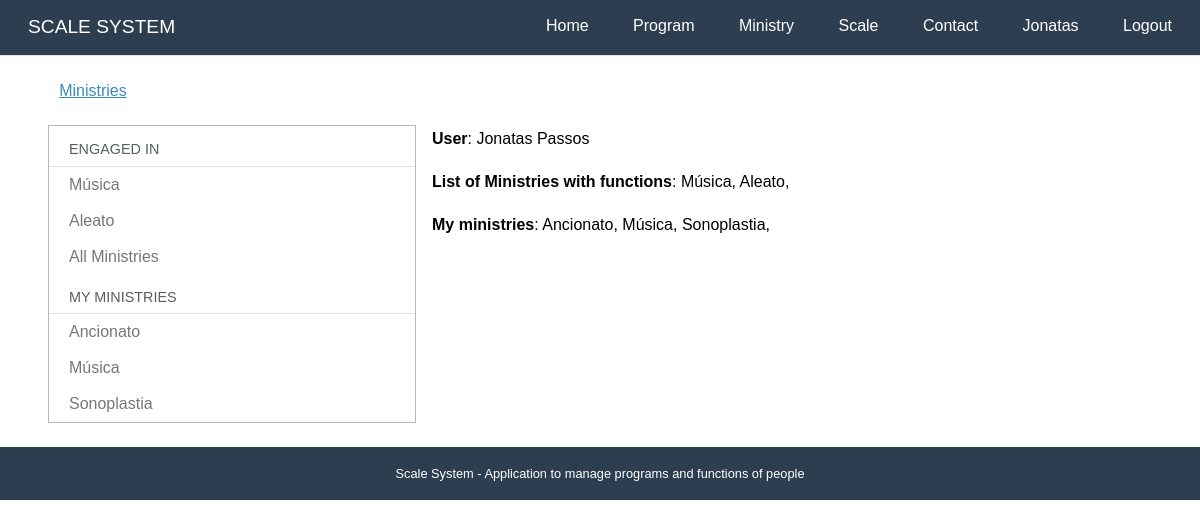
/ministries/ (signed in), run on the app's committed database.
### accounts/models.py (models this page shows, shortened)
class User(AbstractBaseUser, PermissionsMixin):
    username = models.CharField(_('User Name'), max_length=30, unique=True,
        validators = [validators.RegexValidator(re.compile('^[\w.@+-]+$'),
            'O nome de usuário não pode conter letras, digitos ou os seguintes caracteres: @/./+/-/+')])
    email = models.EmailField(_('E-mail'), unique=True)
    name = models.CharField(_('Name'), max_length=100, blank=True)
    is_active = models.BooleanField(_('Is Active?'), blank=True, default=True)
    is_staff = models.BooleanField(_('Is Staff?'), blank=True, default=False)
    date_joined = models.DateTimeField(_('Entry date'), auto_now_add = True)
    first_access = models.BooleanField(_('Already logged in?'), blank=True, default=False)
    objects = UserManager()
    USERNAME_FIELD  = 'username'
    REQUIRED_FIELDS = ['email']
    def __str__(self):
        return self.name or self.username
    def get_full_name(self):
        return str(self)
    def get_first_name(self):
        return self.get_full_name().split()[0]
    class Meta:
        verbose_name= 'Usuário'
        verbose_name_plural = 'Usuários'
        ordering = ['username']

### ministries/models.py (models this page shows, shortened)
class Ministry (models.Model):
    name = models.CharField(_("Name"), max_length=50)
    slug = models.SlugField(_("Slug"))
    code = models.SlugField(_("Code"), blank=True) # sistema da tesouraria
    created_at = models.DateTimeField(_("Created at"), auto_now_add=True)
    updated_at = models.DateTimeField(_('Updated at'), auto_now=True)
    leader = models.ManyToManyField("accounts.User",blank=True, verbose_name=_("Leadership"))
    objects = MinistryManager()
    def __str__(self):
        return self.name
    class Meta:
        verbose_name = _("Ministry")
        verbose_name_plural = _("Ministries")
        ordering = ['name']

### ministries/views.py (the view)
# urls.py: path('', views.dashboard,  name='dashboard'),
@login_required
def dashboard(request):
    template_name = 'ministries/dashboard.html'
    context = {}
    context['my_engaged'] = utils.my_engaged(request.user)
    context['my_ministries'] = utils.my_ministries(request.user)
    return render(request, template_name, context)

### core/templatetags/call_method.py (called while the page is built)
@register.filter(name='has_group')
def has_group(user, group_name):
    return user.groups.filter(name=group_name).exists()

@register.filter(name='has_ministry')
def has_ministry(user):
    if my_engaged(user) or my_ministries(user):
        return True
    return False

### ministries/utils.py (called while the page is built)
def my_engaged(user):
    def m(x):
        return [x.ministry]
    def r(x,a):
        if x[0] and x[0] not in a:
            a.append(x[0])
        return a
    functions = list(Function.objects.filter(people = user))
    prog = ProgramTime.objects.filter(person = user)
    for pg in prog:
        functions.append(pg.function)
    if functions:
        return reduce(r,map(m,functions))
    else:
        return []

def my_ministries(user):
     return Ministry.objects.filter(leader=user)

### ministries/templates/ministries/dashboard.html (shortened to what this page needs)
{% extends "base.html" %}
{% load i18n %}
{% block content %}
<div class="pure-g-r content-ribbon">
    <div class="pure-u-1">
        <ul class="breadcrumb">
            {% block breadcrumb %}
            <li><a href="{% url 'ministries:dashboard' %}">{% translate "Ministries" %}</a></li>
            {% endblock %}
        </ul>
    </div>
    <div class="pure-u-1-3">
        <div class="pure-menu pure-menu-open">
            <a class="pure-menu-heading">{% translate "Engaged in" %}</a>
            <ul>
                {% if my_engaged %}
                {% for min in my_engaged %}
                <li><a href="{% url 'ministries:description' min.slug %}">{{min}}</a></li>
                {% endfor %}
                {% else %}
                {% translate "You are engaged in no Ministries" %}
                {% endif %}
                <li><a href="{% url 'ministries:all'%}">{% translate "All Ministries" %}</a></li>
                {% if my_ministries %}
                <li class="pure-menu-heading">{% translate "My ministries" %}</li>
                {% for min in my_ministries %}
                <li><a href="{% url 'ministries:description' min.slug %}">{{min}}</a></li>
                {% endfor %}
                {% endif %}
            </ul>
        </div>
    </div>
    <div class="pure-u-2-3">
        <div class="inner">
            {% block dashboard_content %}
            <p><strong>{% translate "User" %}</strong>: {{ user }}</p>
            {% if my_engaged %}
            <p><strong>{% translate 'List of Ministries with functions' %}</strong>:
                {% for min in my_engaged %}
                {{min}},
                {% endfor %}
            </p>
            {% endif %}
            {% if my_ministries %}
            <p><strong>{% translate 'My ministries' %}</strong>:
            {% for min in my_ministries %}
            {{min}},
            {% endfor %}
            {% endif %}
            {% endblock %}
        </div>
    </div>
</div>
{% endblock %}

### core/templates/base.html (shortened to what this page needs)
<!doctype html>
{% load static %}
{% load i18n call_method%}
<html lang="en">
<head>
    <link rel="stylesheet" href="{% static 'core/css/pure-min.css' %}">
    <link rel="stylesheet" href="{% static 'core/css/styles.css' %}" />
</head>
<body>
    <div class="header">
        <div class="home-menu pure-menu pure-menu-open pure-menu-horizontal pure-menu-fixed">
            <a class="pure-menu-heading" href="{% url 'core:home' %}">{% translate "SCALE SYSTEM"%}</a>
            <ul>
                <li class="pure-menu-selected"><a href="{% url 'core:home' %}">{% translate "Home" %}</a></li>
                <li><a href="{% url 'programs:dashboard' %}">{% translate "Program" %}</a></li>
                {% if user.is_authenticated %}
                <li><a href="{% url 'ministries:dashboard' %}">{% translate "Ministry" %}</a></li>
                {% if user|has_ministry %}
                <li><a href="{% url 'scales:dashboard' %}">{% translate "Scale" %}</a></li>
                {% endif %}
                {% endif %}
                <li><a href="{% url 'core:contact' %}">{% translate "Contact" %}</a></li>
                {% if user.is_authenticated %}
                <li><a href="{% url 'accounts:dashboard' %}">{{user.get_first_name}}</a></li>
                <li><a href="{% url 'accounts:logout' %}">{% translate "Logout" %}</a></li>
                {% else %}
                <li><a href="{% url 'accounts:login' %}">{% translate "Login" %}</a></li>
                {% endif %}
            </ul>
        </div>
    </div>
    <div class="content">
        {% block content %}{% endblock %}
        <div class="footer">
            {% translate 'Scale System - Application to manage programs and functions of people' %}
        </div>
    </div>
</body>
</html>

### core/static/core/css/pure-min.css (style rules this page uses)
html { font-size:100%;-ms-text-size-adjust:100%;-webkit-text-size-adjust:100% }
html,button,input,select,textarea { font-family:sans-serif }
body { margin:0 }
b,strong { font-weight:700 }
p,pre { margin:1em 0 }
dl,menu,ol,ul { margin:1em 0 }
menu,ol,ul { padding:0 0 0 40px }
.pure-u-1,.pure-u-1-2,.pure-u-1-3,.pure-u-2-3,.pure-u-1-4,.pure-u-3-4,.pure-u-1-5,.pure-u-2-5,.pure-u-3-5,.pure-u-4-5,.pure-u-1-6,.pure-u-5-6,.pure-u-1-8,.pure-u-3-8,.pure-u-5-8,.pure-u-7-8,.pure-u-1-12,.pure-u-5-12,.pure-u-7-12,.pure-u-11-12,.pure-u-1-24,.pure-u-5-24,.pure-u-7-24,.pure-u-11-24,.pure-u-13-24,.pure-u-17-24,.pure-u-19-24,.pure-u-23-24 { display:inline-block;*display:inline;zoom:1;letter-spacing:normal;word-spacing:normal;vertical-align:top;text-rendering:auto }
.pure-u-1 { width:100% }
.pure-u-1-3 { width:33.3333%;*width:33.3023% }
.pure-u-2-3 { width:66.6667%;*width:66.6357% }
.pure-g-r { letter-spacing:-.31em;*letter-spacing:normal;*word-spacing:-.43em;font-family:FreeSans,Arimo,"Droid Sans",Helvetica,Arial,sans-serif;display:-webkit-flex;-webkit-flex-flow:row wrap;display:-ms-flexbox;-ms-flex-flow:row wrap }
.pure-g-r [class *="pure-u"] { font-family:sans-serif }
.pure-menu ul { position:absolute;visibility:hidden }
.pure-menu.pure-menu-open { visibility:visible;z-index:2;width:100% }
.pure-menu ul { left:-10000px;list-style:none;margin:0;padding:0;top:-10000px;z-index:1 }
.pure-menu>ul { position:relative }
.pure-menu-open>ul { left:0;top:0;visibility:visible }
.pure-menu li { position:relative }
.pure-menu a,.pure-menu .pure-menu-heading { display:block;color:inherit;line-height:1.5em;padding:5px 20px;text-decoration:none;white-space:nowrap }
.pure-menu.pure-menu-horizontal>.pure-menu-heading { display:inline-block;*display:inline;zoom:1;margin:0;vertical-align:middle }
.pure-menu.pure-menu-horizontal>ul { display:inline-block;*display:inline;zoom:1;vertical-align:middle;height:2.4em }
.pure-menu li a { padding:5px 20px }
.pure-menu-fixed { position:fixed;top:0;left:0;width:100% }
.pure-menu-horizontal li { display:inline-block;*display:inline;zoom:1;vertical-align:middle }
.pure-menu.pure-menu-open,.pure-menu.pure-menu-horizontal li .pure-menu-children { background:#fff;border:1px solid #b7b7b7 }
.pure-menu.pure-menu-horizontal,.pure-menu.pure-menu-horizontal .pure-menu-heading { border:0 }
.pure-menu a { border:1px solid transparent;border-left:0;border-right:0 }
.pure-menu a,.pure-menu .pure-menu-can-have-children>li:after { color:#777 }
.pure-menu .pure-menu-heading { color:#565d64;text-transform:uppercase;font-size:90%;margin-top:.5em;border-bottom-width:1px;border-bottom-style:solid;border-bottom-color:#dfdfdf }
.pure-menu .pure-menu-selected a { color:#000 }
.pure-menu.pure-menu-open.pure-menu-fixed { border:0;border-bottom:1px solid #b7b7b7 }

### core/static/core/css/styles.css (style rules this page uses)
* { -webkit-box-sizing: border-box; -moz-box-sizing: border-box; box-sizing: border-box; }
body { margin: 0 auto; line-height: 1.7em; }
a { color: #3b8bba; }
.content { padding-top: 2em; }
.header { margin: 0 0; }
.header .pure-menu { padding: 0.5em; background-color: #2d3e50; }
.header .pure-menu a { color: #fff; }
.header .pure-menu-heading { float: left; }
.header ul { float: right; }
.home-menu { padding: 0.5em; text-align: left; box-shadow: 0 1px 1px rgba(0,0,0, 0.10); }
.home-menu.pure-menu-open { background: #2d3e50; }
.pure-menu.pure-menu-open.pure-menu-fixed { border-bottom: none; z-index: 4; }
.home-menu .pure-menu-heading { color: white; font-weight: 400; font-size: 120%; }
.home-menu .pure-menu-selected a { color: white; }
.home-menu a { color: #6FBEF3; }
.content .content-ribbon { margin: 1.5em 3em; }
.footer { background: #2d3e50; color: #fff; text-align: center; padding: 1em; font-size: 80%; }
.inner { padding: 0em 1em; }
.inner p { margin-top: 0; }
ul.breadcrumb { padding: 0; }
ul.breadcrumb li { display: inline-block; }
ul.breadcrumb li a { display: inline-block; padding: 0.3em 0.7em; }

### data on the page
User: get_first_name "Jonatas", name "Jonatas Passos"
Ministry: name "Música"
Ministry: name "Aleato"
Ministry: name "Ancionato"
Ministry: name "Sonoplastia"
